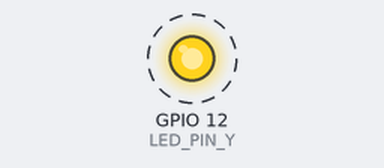
The sketch below on a simulated ESP32. Shown: output pins drawn as LEDs (lit = HIGH). Dashed ring = blinking. What the sketch prints to the serial monitor is not drawn.

Above: at 0.5 s.
Timing chart, 0 to 4.6 s (numbered marks = the images above):
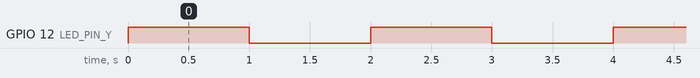

Measured:
- by itself, GPIO 12 (LED_PIN_Y): alternates HIGH for 1.0 s and LOW for 1.0 s

The sketch:

sketch_mar12a.ino
```cpp
// 定义板载LED引脚，避免使用"魔法数字"
#define LED_PIN_Y 12
void setup() {
  // 初始化串口通信
  Serial.begin(115200);
  // 初始化板载LED引脚为输出模式
  pinMode(LED_PIN_Y, OUTPUT);
}

void loop() {
  Serial.println("Hello ESP32!");
  digitalWrite(LED_PIN_Y, HIGH);   // 点亮LED
  delay(1000);                   // 等待1秒
  digitalWrite(LED_PIN_Y, LOW);    // 熄灭LED
  delay(1000);              // 等待1秒

}
```
